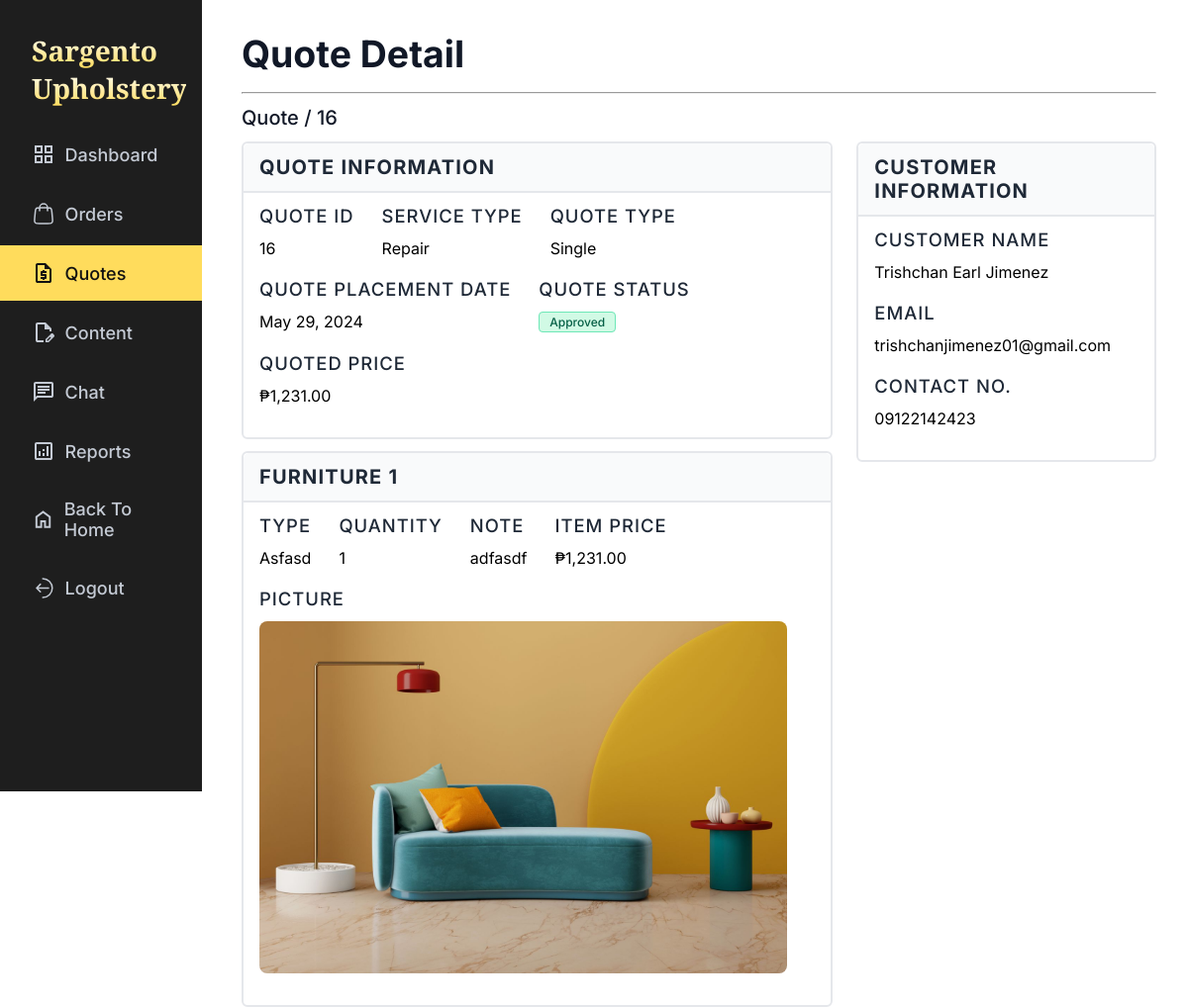
The page /admin/quotation_details.php?quote-id=16 (signed in) on the database its author committed.
### tables this page shows
CREATE TABLE IF NOT EXISTS `quotes` (
  `quote_id` int NOT NULL AUTO_INCREMENT,
  `customer_id` int DEFAULT NULL,
  `service_type` enum('','repair','mto') DEFAULT NULL,
  `total_price` float DEFAULT NULL,
  `quote_status` enum('pending','approved','modified','rejected','accepted','cancelled') DEFAULT 'pending',
  `created_at` timestamp NULL DEFAULT CURRENT_TIMESTAMP,
  `updated_at` timestamp NULL DEFAULT CURRENT_TIMESTAMP ON UPDATE CURRENT_TIMESTAMP,
  PRIMARY KEY (`quote_id`),
  KEY `quotes_customer_id_fk` (`customer_id`)
);

CREATE TABLE IF NOT EXISTS `items` (
  `item_id` int NOT NULL AUTO_INCREMENT,
  `quote_id` int DEFAULT NULL,
  `custom_id` int DEFAULT NULL,
  `furniture` varchar(255) DEFAULT NULL,
  `description` text,
  `item_ref_img` text,
  `quantity` int UNSIGNED DEFAULT NULL,
  `item_price` float DEFAULT NULL,
  `item_status` enum('pending','approved','modified','rejected','accepted','cancelled') DEFAULT 'pending',
  PRIMARY KEY (`item_id`),
  KEY `items_quote_id_fk` (`quote_id`),
  KEY `items_custom_id_fk` (`custom_id`)
);

CREATE TABLE IF NOT EXISTS `users` (
  `user_id` int NOT NULL AUTO_INCREMENT,
  `name` varchar(255) DEFAULT NULL,
  `email` varchar(255) NOT NULL,
  `password` char(255) NOT NULL,
  `user_type` enum('customer','admin') NOT NULL,
  `contact_number` varchar(11) NOT NULL,
  `token_hash` varchar(255) DEFAULT NULL,
  `token_expiry` datetime DEFAULT NULL,
  PRIMARY KEY (`user_id`)
);

### admin/quotation_details.php (the view, shortened to what this page needs)
<?php
    include_once("../notif.php");
    include_once("../alert.php");
?>
<?php
    $quote_id = $_GET['quote-id'];
    $sql = "
        SELECT
            *
        FROM
            quotes Q
        LEFT JOIN
            items I USING(quote_id)
        JOIN
            users U ON Q.customer_id = U.user_id
        WHERE
            Q.quote_id = :quote_id
        ORDER BY
            Q.quote_id DESC
    ";
    $stmt = $conn->prepare($sql);
    $stmt->bindParam(':quote_id', $quote_id);
    $stmt->execute();
    $quote_details = $stmt->fetch(PDO::FETCH_ASSOC);
    $sql = "
        SELECT
            *
        FROM
            items
        LEFT JOIN
            customs USING(custom_id)
        WHERE
            quote_id = :quote_id";
    $stmt = $conn->prepare($sql);
    $stmt->bindParam(':quote_id', $quote_id);
    $stmt->execute();
    $items = $stmt->fetchAll(PDO::FETCH_ASSOC);
    $quote_type = count($items) > 1 ? 'multiple' : 'Single';
?>
<!DOCTYPE html>
<html lang="en">
<head>
    <link rel="stylesheet" href="../css/global.css">
    <link rel="stylesheet" href="../css/admin/quotations.css">
</head>
<body class="orders">
    <?php require 'sidebar.php' ?>
    <div class="order-detail">
        <p class="main-title">Quote Detail</p>
        <hr class="divider">
        <div class="breadcrumb">
            <a href="quotations.php">Quote </a>
            <span> / <?= $quote_details['quote_id'] ?></span>
        </div>
        <div class="detail">
            <div class="left">
                <div class="order-information">
                    <p class="info-title">
                        QUOTE INFORMATION
                    </p>
                    <div class="info-order-detail">
                        <div class="info">
                            <span class="info-name"> QUOTE ID </span>
                            <span class="info-detail">
                                <?= $quote_details['quote_id'] ?>
                            </span>
                        </div>
                        <div class="info">
                            <span class="info-name"> SERVICE TYPE </span>
                            <span class="info-detail">
                                <?= $quote_details['service_type'] === "mto" ? "MTO" : "Repair" ?>
                            </span>
                        </div>
                        <div class="info">
                            <span class="info-name"> QUOTE TYPE </span>
                            <span class="info-detail">
                                <?= ucfirst($quote_type) ?>
                            </span>
                        </div>
                        <div class="info">
                            <span class="info-name"> QUOTE PLACEMENT DATE </span>
                            <span class="info-detail">
                                <?= date('M d, Y', strtotime($quote_details['created_at']))?>
                            </span>
                        </div>
                        <div class="info">
                            <span class="info-name"> QUOTE STATUS </span>
                            <span class="info-detail status">
                                <span <?= "data-prod-status='{$quote_details['quote_status']}'" ?> >
                                    <?= ucfirst($quote_details['quote_status']) ?>
                                </span>
                            </span>
                        </div>
                        <?php if(!is_null($quote_details['total_price']) && $quote_details['total_price'] !== ''): ?>
                            <div class="info">
                                <span class="info-name">QUOTED PRICE</span>
                                <span class="info-detail">
                                    <?= '₱' . number_format($quote_details['total_price'], 2, '.', ',') ?>
                                </span>
                            </div>
                        <?php endif; ?>
                    </div>
                </div>
                <?php $counter = 0; foreach($items as $item): $counter++; ?>
                    <div class="order-information">
                        <p class="info-title">FURNITURE <?= $counter ?></p>
                        <div class="info-order-detail">
                            <div class="info">
                                <span class="info-name"> TYPE </span>
                                <span class="info-detail">
                                    <?= ucfirst($item['furniture']) ?>
                                </span>
                            </div>
                            <div class="info">
                                <span class="info-name"> QUANTITY </span>
                                <span class="info-detail">
                                    <?= $item['quantity'] ?>
                                </span>
                            </div>
                            <div class="info">
                                <span class="info-name"> NOTE </span>
                                <span class="info-detail">
                                    <?= $item['description'] ?>
                                </span>
                            </div>
                            <?php if(!is_null($item['item_price'])): ?>
                                <div class="info">
                                    <span class="info-name">ITEM PRICE</span>
                                    <span class="info-detail">
                                        <?= '₱' . number_format($item['item_price'], 2, '.', ',') ?>
                                    </span>
                                </div>
                            <?php endif; ?>
                            <?php if(!is_null($item['item_ref_img']) && $item['item_ref_img'] !== ''): ?>
                                <div class="info">
                                    <span class="info-name">PICTURE</span>
                                    <span class="info-detail">
                                        <img src='/<?= $item['item_ref_img'] ?>' alt='' class='repair-img'>
                                    </span>
                                </div>
                            <?php endif; ?>
                        </div>
                    </div>
                <?php endforeach; ?>
            </div>
            <div class="right">
                <div class="customer-information">
                    <p class="info-title">
                        CUSTOMER INFORMATION
                    </p>
                    <div class="info-order-detail customer-info">
                        <div class="info">
                            <span class="info-name">CUSTOMER NAME</span>
                            <span class="info-detail"><?= $quote_details['name'] ?></span>
                        </div>
                        <div class="info">
                            <span class="info-name">EMAIL</span>
                            <span class="info-detail"><?= $quote_details['email'] ?></span>
                        </div>
                        <div class="info">
                            <span class="info-name">CONTACT NO.</span>
                            <span class="info-detail"><?= $quote_details['contact_number'] ?></span>
                        </div>
                    </div>
                </div>
            </div>
        </div>
    </div>
</body>
</html>

### css/global.css (style rules this page uses)
:root { --fs-48: clamp(28px, 3.12vw, 48px); --fs-40: clamp(26px, 2.59vw, 40px); --fs-36: clamp(25px, 2.34vw, 36px); --fs-32: clamp(24px, 2.08vw, 32px); --fs-24: clamp(22px, 1.56vw, 24px); --fs-20: clamp(18px, 1.3vw, 20px); --fs-18: clamp(16px, 1.17vw, 18px); --fs-16: clamp(14px, 0.78vw, 16px); }
* { box-sizing: border-box; margin: 0; padding: 0; text-decoration: none; }
body { font-family: 'Playfair Display', sans-serif; }
.main-title { font-size: var(--fs-48); font-weight: bold; }

### css/admin/quotations.css (style rules this page uses)
.orders { display: flex; }
.main-title { color: var(--gray-900, #111827); font-size: 1.5rem; font-weight: 600; margin-bottom: 1rem; }
.divider { background: var(--gray-300, #D1D5DB); color: #D1D5DB; height: 0.0625rem; align-self: stretch; }
.status span { display: inline-block; padding: 0.125rem 0.625rem; width: auto; border-radius: 0.25rem; text-align: center; font-size: 0.75rem; font-weight: 500; cursor: pointer; text-transform: capitalize; }
.status span[data-prod-status="approved"] { color: var(--green-800, #065F46); border: 1px solid var(--green-300, #6EE7B7); background: var(--green-100, #D1FAE5); }
.order-detail { padding-left: 2.5rem; padding-top: 2rem; padding-right: 2rem; padding-bottom: 4rem; width: 83%; }
.info-title { border-radius: 0.375rem 0.375rem 0rem 0rem; border-bottom: 2px solid #E5E7EB; background: #F9FAFB; color: #1F2937; font-size: 1.25rem; font-weight: 700; letter-spacing: 0.075rem; padding: 0.75rem 1rem; }
.info-order-detail { display: flex; flex-wrap: wrap; padding: 0.75rem 1rem; height: fit-content; }
.info { display: flex; flex-direction: column; margin-right: 1.75rem; margin-bottom: 1.25rem; }
.info-name { color: #1F2937; font-size: 1.15rem; font-weight: 500; letter-spacing: 0.0625rem; margin-bottom: 0.75rem; }
.info-detail img { width: 100%; border-radius: 0.5rem; }
.repair-img { width: 100%; }

### rows shown on the page
quotes: quote_id "16", created_at "May 29, 2024", quote_status "Approved", total_price "1,231.00", customer.name "Trishchan Earl Jimenez", customer.email "trishchanjimenez01@gmail.com", customer.contact_number "09122142423"
items: furniture "Asfasd", quantity "1", description "adfasdf", item_price "1,231.00", item_ref_img (picture)

### other values the page prints
$quote_type "Single"
